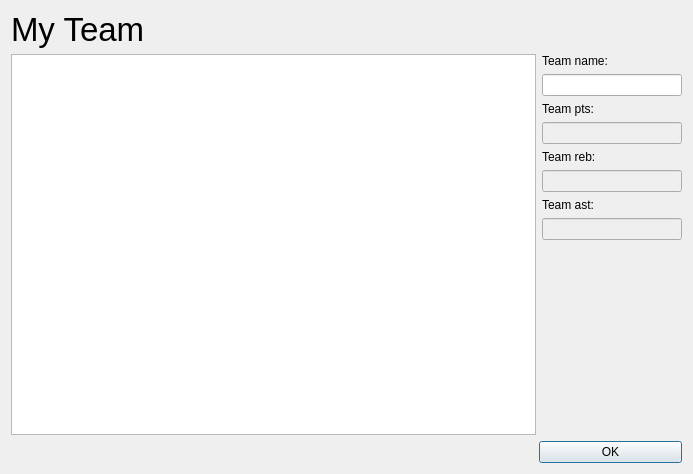
<?xml version="1.0" encoding="UTF-8"?>
<ui version="4.0">
 <class>team_window</class>
 <widget class="QDialog" name="team_window">
  <property name="geometry">
   <rect>
    <x>0</x>
    <y>0</y>
    <width>693</width>
    <height>474</height>
   </rect>
  </property>
  <property name="windowTitle">
   <string>Team config</string>
  </property>
  <layout class="QVBoxLayout" name="verticalLayout">
   <item>
    <widget class="QLabel" name="label">
     <property name="font">
      <font>
       <pointsize>25</pointsize>
      </font>
     </property>
     <property name="text">
      <string>My Team</string>
     </property>
    </widget>
   </item>
   <item>
    <layout class="QHBoxLayout" name="horizontalLayout_2" stretch="75,20">
     <item>
      <widget class="QTableView" name="tableView"/>
     </item>
     <item>
      <layout class="QVBoxLayout" name="verticalLayout_2">
       <item>
        <widget class="QLabel" name="label_2">
         <property name="text">
          <string>Team name:</string>
         </property>
        </widget>
       </item>
       <item>
        <widget class="QLineEdit" name="lineEdit"/>
       </item>
       <item>
        <widget class="QLabel" name="label_3">
         <property name="text">
          <string>Team pts:</string>
         </property>
        </widget>
       </item>
       <item>
        <widget class="QLineEdit" name="lineEdit_2">
         <property name="enabled">
          <bool>false</bool>
         </property>
        </widget>
       </item>
       <item>
        <widget class="QLabel" name="label_4">
         <property name="text">
          <string>Team reb:</string>
         </property>
        </widget>
       </item>
       <item>
        <widget class="QLineEdit" name="lineEdit_3">
         <property name="enabled">
          <bool>false</bool>
         </property>
        </widget>
       </item>
       <item>
        <widget class="QLabel" name="label_5">
         <property name="text">
          <string>Team ast:</string>
         </property>
        </widget>
       </item>
       <item>
        <widget class="QLineEdit" name="lineEdit_4">
         <property name="enabled">
          <bool>false</bool>
         </property>
        </widget>
       </item>
       <item>
        <spacer name="verticalSpacer">
         <property name="orientation">
          <enum>Qt::Vertical</enum>
         </property>
         <property name="sizeHint" stdset="0">
          <size>
           <width>20</width>
           <height>40</height>
          </size>
         </property>
        </spacer>
       </item>
      </layout>
     </item>
    </layout>
   </item>
   <item>
    <layout class="QHBoxLayout" name="horizontalLayout" stretch="70,19">
     <item>
      <spacer name="horizontalSpacer">
       <property name="orientation">
        <enum>Qt::Horizontal</enum>
       </property>
       <property name="sizeHint" stdset="0">
        <size>
         <width>40</width>
         <height>20</height>
        </size>
       </property>
      </spacer>
     </item>
     <item>
      <widget class="QPushButton" name="pushButton">
       <property name="text">
        <string>OK</string>
       </property>
      </widget>
     </item>
    </layout>
   </item>
  </layout>
 </widget>
 <resources/>
 <connections/>
</ui>
